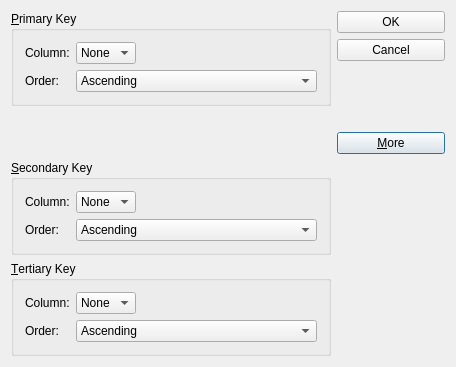
<?xml version="1.0" encoding="UTF-8"?>
<ui version="4.0">
 <class>SortDialog</class>
 <widget class="QDialog" name="SortDialog">
  <property name="geometry">
   <rect>
    <x>0</x>
    <y>0</y>
    <width>456</width>
    <height>367</height>
   </rect>
  </property>
  <property name="windowTitle">
   <string>Sort</string>
  </property>
  <layout class="QGridLayout" name="gridLayout_6">
   <item row="0" column="1" rowspan="2">
    <layout class="QVBoxLayout" name="verticalLayout">
     <item>
      <widget class="QPushButton" name="okButton">
       <property name="text">
        <string>OK</string>
       </property>
       <property name="default">
        <bool>true</bool>
       </property>
      </widget>
     </item>
     <item>
      <widget class="QPushButton" name="cancelButton">
       <property name="text">
        <string>Cancel</string>
       </property>
       <property name="default">
        <bool>true</bool>
       </property>
      </widget>
     </item>
     <item>
      <spacer name="verticalSpacer">
       <property name="orientation">
        <enum>Qt::Vertical</enum>
       </property>
       <property name="sizeHint" stdset="0">
        <size>
         <width>108</width>
         <height>17</height>
        </size>
       </property>
      </spacer>
     </item>
     <item>
      <widget class="QPushButton" name="moreButton">
       <property name="text">
        <string>&amp;More</string>
       </property>
       <property name="checkable">
        <bool>true</bool>
       </property>
       <property name="default">
        <bool>true</bool>
       </property>
      </widget>
     </item>
    </layout>
   </item>
   <item row="1" column="0">
    <spacer name="verticalSpacer_2">
     <property name="orientation">
      <enum>Qt::Vertical</enum>
     </property>
     <property name="sizeHint" stdset="0">
      <size>
       <width>20</width>
       <height>51</height>
      </size>
     </property>
    </spacer>
   </item>
   <item row="2" column="0">
    <widget class="QGroupBox" name="secondaryGroupBox">
     <property name="title">
      <string>&amp;Secondary Key</string>
     </property>
     <layout class="QGridLayout" name="gridLayout_3">
      <item row="0" column="0">
       <widget class="QLabel" name="secondaryColumnLabel">
        <property name="text">
         <string>Column:</string>
        </property>
       </widget>
      </item>
      <item row="1" column="0">
       <widget class="QLabel" name="secondaryOrderLabel">
        <property name="text">
         <string>Order:</string>
        </property>
       </widget>
      </item>
      <item row="0" column="2">
       <spacer name="horizontalSpacer_2">
        <property name="orientation">
         <enum>Qt::Horizontal</enum>
        </property>
        <property name="sizeHint" stdset="0">
         <size>
          <width>176</width>
          <height>20</height>
         </size>
        </property>
       </spacer>
      </item>
      <item row="0" column="1">
       <widget class="QComboBox" name="secondaryCoumnCombo">
        <item>
         <property name="text">
          <string>None</string>
         </property>
        </item>
       </widget>
      </item>
      <item row="1" column="1" colspan="2">
       <widget class="QComboBox" name="secondaryOrderCombo">
        <item>
         <property name="text">
          <string>Ascending</string>
         </property>
        </item>
        <item>
         <property name="text">
          <string>Descending</string>
         </property>
        </item>
       </widget>
      </item>
     </layout>
    </widget>
   </item>
   <item row="3" column="0">
    <widget class="QGroupBox" name="tertiaryGroupBox">
     <property name="title">
      <string>&amp;Tertiary Key</string>
     </property>
     <layout class="QGridLayout" name="gridLayout_4">
      <item row="0" column="0">
       <widget class="QLabel" name="teritiaryColumnLabel">
        <property name="text">
         <string>Column:</string>
        </property>
       </widget>
      </item>
      <item row="0" column="2">
       <spacer name="horizontalSpacer_3">
        <property name="orientation">
         <enum>Qt::Horizontal</enum>
        </property>
        <property name="sizeHint" stdset="0">
         <size>
          <width>176</width>
          <height>20</height>
         </size>
        </property>
       </spacer>
      </item>
      <item row="1" column="0">
       <widget class="QLabel" name="tertiaryOrderLabel">
        <property name="text">
         <string>Order:</string>
        </property>
       </widget>
      </item>
      <item row="0" column="1">
       <widget class="QComboBox" name="teritiaryColumnCombo">
        <item>
         <property name="text">
          <string>None</string>
         </property>
        </item>
       </widget>
      </item>
      <item row="1" column="1" colspan="2">
       <widget class="QComboBox" name="tertiaryOrderOrder">
        <item>
         <property name="text">
          <string>Ascending</string>
         </property>
        </item>
        <item>
         <property name="text">
          <string>Descending</string>
         </property>
        </item>
       </widget>
      </item>
     </layout>
     <zorder>teritiaryColumnLabel</zorder>
     <zorder>tertiaryOrderLabel</zorder>
     <zorder>horizontalSpacer_3</zorder>
     <zorder>teritiaryColumnCombo</zorder>
     <zorder>tertiaryOrderOrder</zorder>
    </widget>
   </item>
   <item row="0" column="0">
    <widget class="QGroupBox" name="primarykeyGroupBox">
     <property name="title">
      <string>&amp;Primary Key</string>
     </property>
     <layout class="QGridLayout" name="gridLayout">
      <item row="0" column="0">
       <widget class="QLabel" name="columnLabel">
        <property name="text">
         <string>Column:</string>
        </property>
       </widget>
      </item>
      <item row="0" column="2">
       <spacer name="horizontalSpacer">
        <property name="orientation">
         <enum>Qt::Horizontal</enum>
        </property>
        <property name="sizeHint" stdset="0">
         <size>
          <width>176</width>
          <height>20</height>
         </size>
        </property>
       </spacer>
      </item>
      <item row="1" column="0">
       <widget class="QLabel" name="orderLabel">
        <property name="text">
         <string>Order:</string>
        </property>
       </widget>
      </item>
      <item row="0" column="1">
       <widget class="QComboBox" name="primaryColumnCombo">
        <item>
         <property name="text">
          <string>None</string>
         </property>
        </item>
       </widget>
      </item>
      <item row="1" column="1" colspan="2">
       <widget class="QComboBox" name="primaryCorderCombo">
        <item>
         <property name="text">
          <string>Ascending</string>
         </property>
        </item>
        <item>
         <property name="text">
          <string>Descending</string>
         </property>
        </item>
       </widget>
      </item>
     </layout>
    </widget>
   </item>
  </layout>
  <zorder>verticalSpacer_2</zorder>
  <zorder>tertiaryGroupBox</zorder>
  <zorder>secondaryGroupBox</zorder>
  <zorder>primarykeyGroupBox</zorder>
 </widget>
 <layoutdefault spacing="6" margin="11"/>
 <tabstops>
  <tabstop>primaryColumnCombo</tabstop>
  <tabstop>primaryCorderCombo</tabstop>
  <tabstop>secondaryCoumnCombo</tabstop>
  <tabstop>secondaryOrderCombo</tabstop>
  <tabstop>teritiaryColumnCombo</tabstop>
  <tabstop>tertiaryOrderOrder</tabstop>
  <tabstop>okButton</tabstop>
  <tabstop>cancelButton</tabstop>
  <tabstop>moreButton</tabstop>
 </tabstops>
 <resources/>
 <connections>
  <connection>
   <sender>okButton</sender>
   <signal>clicked()</signal>
   <receiver>SortDialog</receiver>
   <slot>accept()</slot>
   <hints>
    <hint type="sourcelabel">
     <x>341</x>
     <y>21</y>
    </hint>
    <hint type="destinationlabel">
     <x>116</x>
     <y>113</y>
    </hint>
   </hints>
  </connection>
  <connection>
   <sender>cancelButton</sender>
   <signal>clicked()</signal>
   <receiver>SortDialog</receiver>
   <slot>reject()</slot>
   <hints>
    <hint type="sourcelabel">
     <x>392</x>
     <y>65</y>
    </hint>
    <hint type="destinationlabel">
     <x>61</x>
     <y>145</y>
    </hint>
   </hints>
  </connection>
  <connection>
   <sender>moreButton</sender>
   <signal>toggled(bool)</signal>
   <receiver>secondaryGroupBox</receiver>
   <slot>setVisible(bool)</slot>
   <hints>
    <hint type="sourcelabel">
     <x>385</x>
     <y>153</y>
    </hint>
    <hint type="destinationlabel">
     <x>216</x>
     <y>199</y>
    </hint>
   </hints>
  </connection>
  <connection>
   <sender>moreButton</sender>
   <signal>toggled(bool)</signal>
   <receiver>tertiaryGroupBox</receiver>
   <slot>setVisible(bool)</slot>
   <hints>
    <hint type="sourcelabel">
     <x>375</x>
     <y>150</y>
    </hint>
    <hint type="destinationlabel">
     <x>269</x>
     <y>304</y>
    </hint>
   </hints>
  </connection>
 </connections>
</ui>
